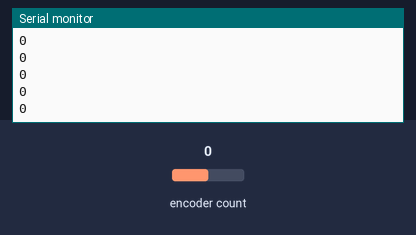
This sketch was run on a simulated Arduino Uno, built with avr-gcc and run on an emulated ATmega328P. On the bench: the last lines printed to the serial monitor. Inputs (shaded band) come from the test bench; at power-on: encoder count 0.

Above: at 1.2 s.
1.3 s: encoder count set to 1
At 2.2 s:
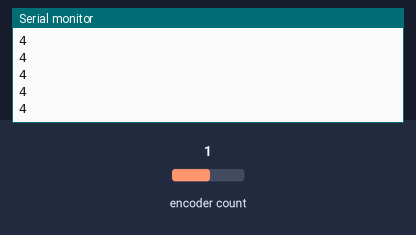
2.8 s: encoder count set to 2
At 3.6 s:
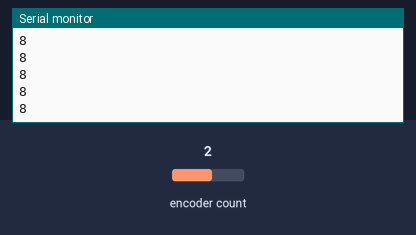
Timing chart, 0 to 5.8 s (numbered marks = the images above; inputs shaded):
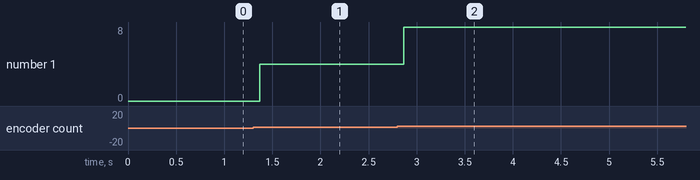

The sketch:

EncoderLibraryTestr.ino
```cpp
#include <Encoder.h>

Encoder Enc(2,3);

void setup() {
  Serial.begin(9600);
  Enc.write(0);

}

void loop() {

  Serial.println(Enc.read());

}
```

Measured:
- after the input at 1.3 s, the serial monitor: prints a new line after 0.07 s (image 1)
- after the input at 2.8 s, the serial monitor: prints a new line after 0.07 s (image 2)
- plotted number 1: 0 → 4 after the input at 1.3 s, 4 → 8 after the input at 2.8 s
